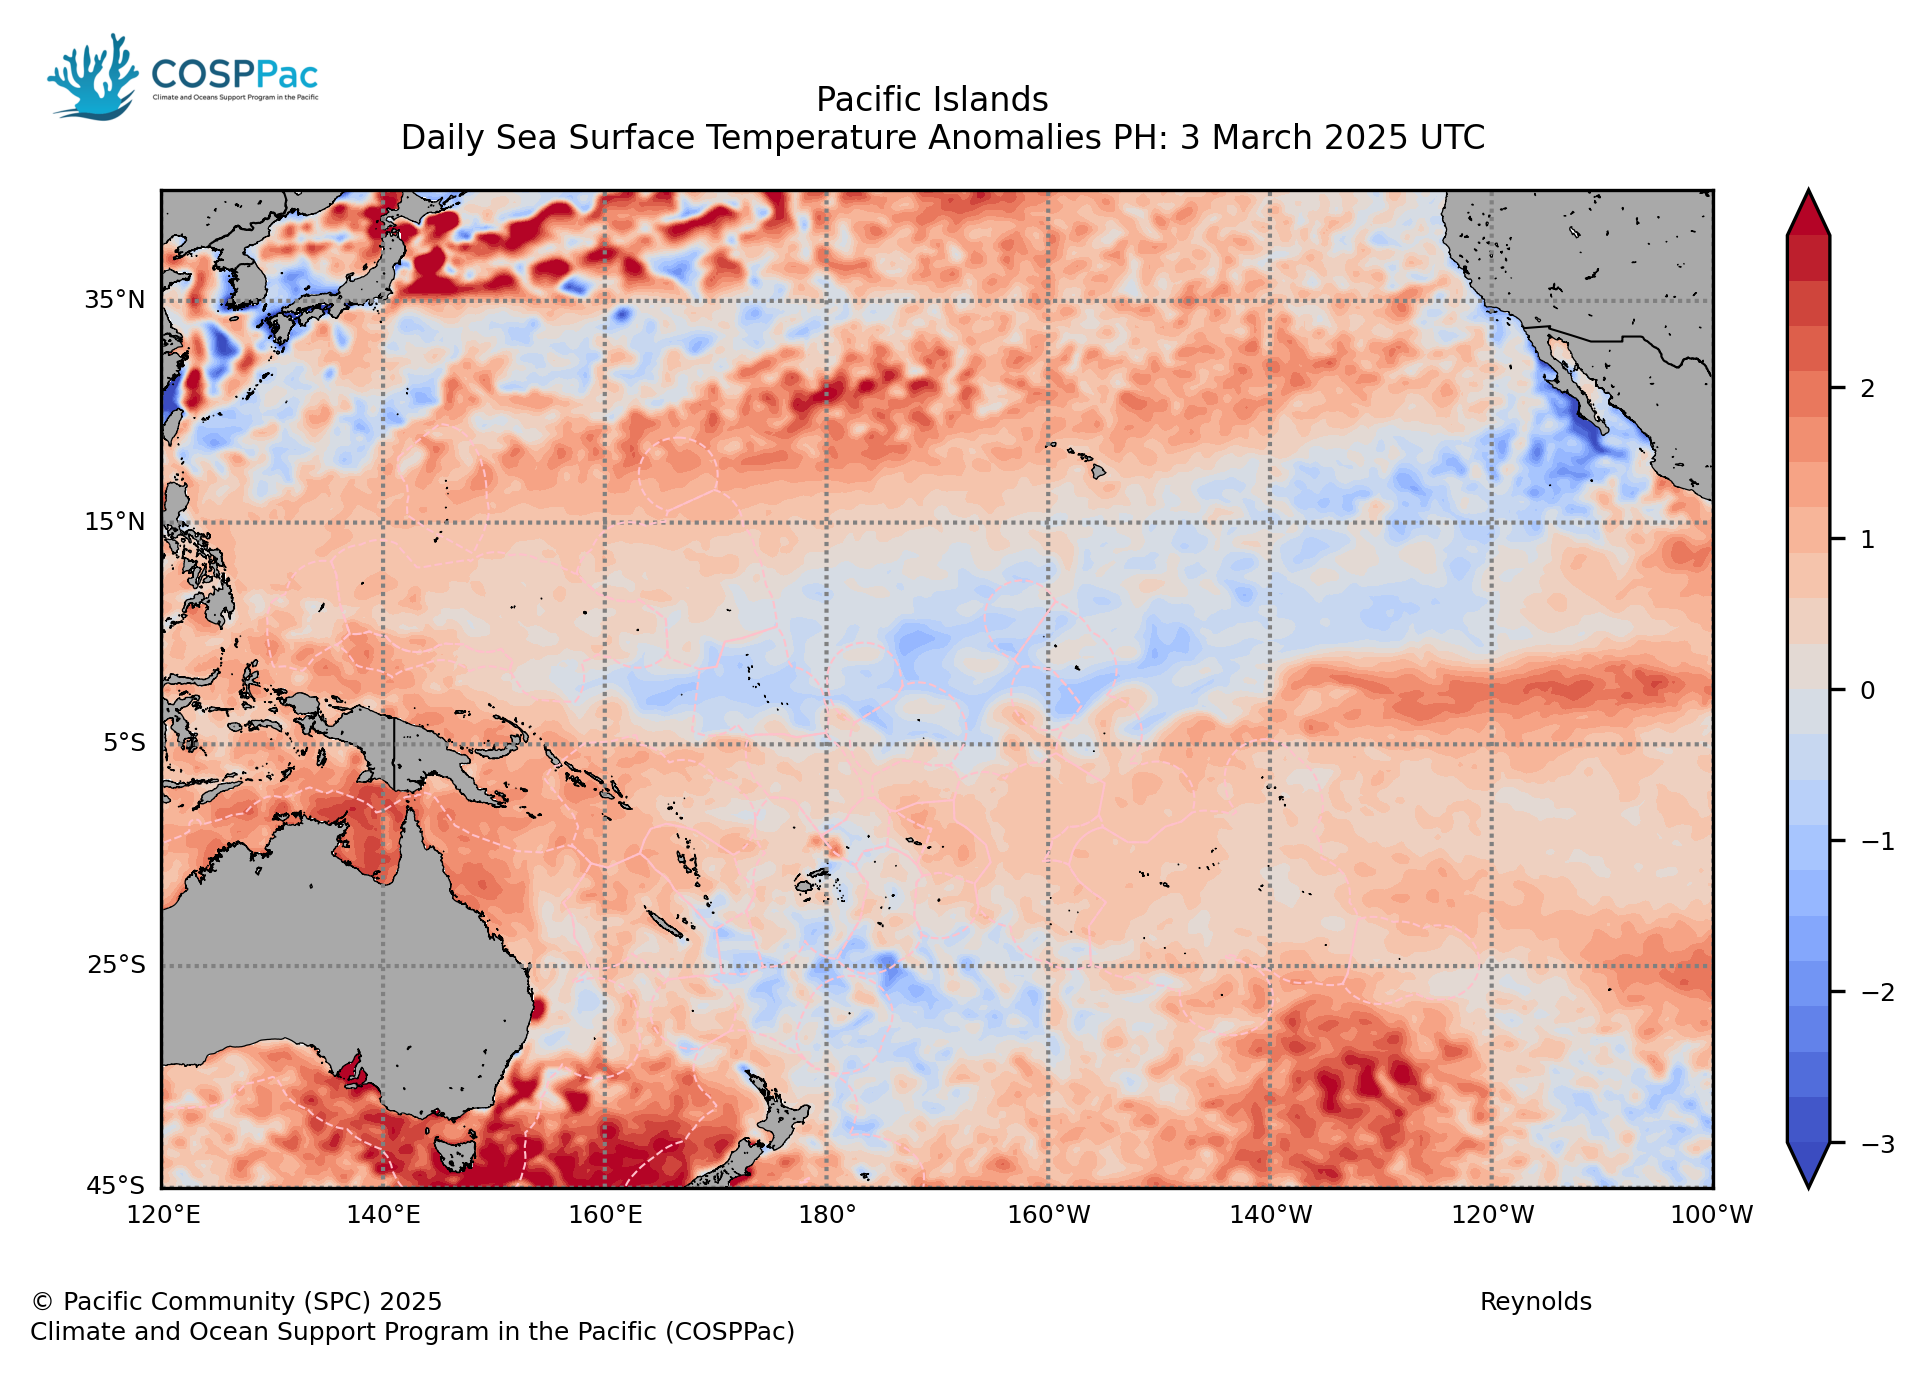

This figure's Python source:
#!/usr/bin/python3
#import cgi
import json
import requests
import numpy as np
import matplotlib.pyplot as plt
from mpl_toolkits.basemap import Basemap
from PIL import Image
from io import BytesIO
import geopandas as gpd
import sys
from datetime import datetime
from io import BytesIO
import sys, os
#import cgi, cgitb
import io
import ssl
import warnings
import xarray as xr
import certifi
"""
form = cgi.FieldStorage() 
region = form.getvalue('region')
layer_map = form.getvalue('layer_map')
units = form.getvalue('units')
outlook = form.getvalue('coral')
time = form.getvalue('time')
resolution = form.getvalue('resolution')

legend_steps = 6
coral = False
if outlook == "True":
    coral = True
"""


##INPUT PARAMS###
region = 1
time = "2025-03-03T00:00:00Z"
layer_map = 5
#time = "2024-12-22T00:00:00Z"
#layer_map = 17
legend_steps = 5
units = "null"
resolution = "h"
coral = False

##NEW 
custom = False

array_of_custom_layermap_ids = [5,20,17]
if layer_map in array_of_custom_layermap_ids:
    custom = True

##END

def add_z_if_needed(s):
    if len(s) == 0:
        return 'Z'  # or just return s if you want empty string to remain empty
    if s[-1] != 'Z':
        return s + 'Z'
    return s

time = add_z_if_needed(time)

def fetch_wms_layer_data(api_url):
    # Make a GET request to fetch the data from the API
    response = requests.get(api_url)
    
    # Check if the request was successful
    if response.status_code == 200:
        # Parse the JSON response
        data = response.json()
        
        # Extract the required values directly
        wms_url = data.get('url')
        layer_name = data.get('layer_name')
        transparent = data.get('transparent')
        styles = data.get('style')
        min_color = data.get('colormin')
        max_color = data.get('colormax')
        numcolorbands = data.get('numcolorbands')
        time_interval_start = data.get('timeIntervalStart')
        time_interval_end = data.get('timeIntervalEnd')
        period = data.get('period')
        interval_step = data.get('interval_step')
        logscale = data.get('logscale')
        get_map_names = data.get('get_map_names')
        specific_timestemps = data.get('specific_timestemps')
        interval_step = data.get('interval_step')
        
        # Return all extracted values
        return {
            'wms_url': wms_url,
            'layer_name': layer_name,
            'transparent': transparent,
            'styles': styles,
            'min_color': min_color,
            'max_color': max_color,
            'numcolorbands': numcolorbands,
            'time_interval_start': time_interval_start,
            'time_interval_end': time_interval_end,
            'period': period,
            'interval_step': interval_step,
            'logscale': logscale,
            'get_map_names':get_map_names,
            'specific_timestemps':specific_timestemps,
            'interval_step':interval_step
        }
    else:
        # If request fails, return a message
        return {'error': f"Failed to fetch data. Status code: {response.status_code}"}

region_url_prefix = "https://ocean-middleware.spc.int/middleware/api/country/"
eez_url = "https://opmgeoserver.gem.spc.int/geoserver/spc/wfs?service=WFS&version=2.0.0&request=GetFeature&typeNames=spc:pacific_eez3&srsName=EPSG:4326&outputFormat=application/json"
copyright_text = "© Pacific Community (SPC) 2025"
footer_text = "Climate and Ocean Support Program in the Pacific (COSPPac)"
layer_web_map_url = "https://ocean-middleware.spc.int/middleware/api/layer_web_map/%s/" % (layer_map)
layer_data = fetch_wms_layer_data(layer_web_map_url)
layers_arr = layer_data['layer_name'].split(",")
total_layers = len(layers_arr)
wms_url = layer_data['wms_url']
layers = layer_data['layer_name']
transparent = layer_data['transparent']
styles = layer_data['styles']
style_split = styles.split('/')
palette = style_split[1]
min_color = layer_data['min_color']
max_color = layer_data['max_color']
numcolorbands = layer_data['numcolorbands']
logscale = layer_data['logscale']
date = datetime.strptime(time, "%Y-%m-%dT%H:%M:%SZ")
date2 = date.strftime("%Y-%m-%dT%H%M%SZ")
formatted_date = date.strftime("%-d %B %Y")
formatted_date2 = date.strftime("%Y%m%d")
get_map_names = layer_data['get_map_names']

##NEW
dap_url = layer_data['wms_url']
if "wms" in dap_url:
    dap_url = dap_url.replace("wms", "dodsC")

dap_variable = layer_data['layer_name']
dap_time = time

##NEW
new_name = []
week = False
if "{week}" in get_map_names:
    spec = layer_data['specific_timestemps']
    specsplit = spec.split(',')
    specsplit = [s.replace(" ", "") for s in specsplit]
    interval = layer_data['interval_step']
    intsplot = interval.split(',')

    cleaned_text = time.replace("Z", "")
    index = specsplit.index(cleaned_text)
    new_nametmp = get_map_names.replace("{week}", "%s Week"%(intsplot[index]))
    new_name = new_nametmp.split('/')
    week = True


title_suffix = "Daily Average Sea Surface Temperature Anomaly: %s" % (formatted_date)
dataset_text = "Reynolds SST"

if get_map_names != None or get_map_names != "":
    get_map_names = layer_data['get_map_names'].split('/')
    formatted_date = date.strftime(get_map_names[1])
    if week:
        title_suffix = "%s: %s" % (new_name[0],formatted_date)
    else:
        title_suffix = "%s: %s" % (get_map_names[0],formatted_date)
    dataset_text = get_map_names[2]
##END NEW
logo_url = "./Logo_cropped.png" 


##END PARAMS###

####FUNCTIONS

def getBBox(country_id):
    # Fetch bounding box data from API
    api_url = "%s%s/" % (region_url_prefix,str(country_id))
    response = requests.get(api_url)
    west_bound, east_bound, south_bound, north_bound,country_name = "", "", "","",""

    if response.status_code == 200:
        data = response.json()
        west_bound = data['west_bound_longitude']
        east_bound = data['east_bound_longitude']
        south_bound = data['south_bound_latitude']
        north_bound = data['north_bound_latitude']
        country_name = data['long_name']
    else:
        print(f"Failed to retrieve bounding box data. Status code: {response.status_code}")
    
    return west_bound, east_bound, south_bound, north_bound, country_name

def getLegend(ax_legend, wms_url, palette, layers, min_color, max_color, steps, units, coral):
    # Custom hardcoded legend values
    def custom_legend():
        colors = ['#ADD8E6', '#FFFF00', '#FFA500', '#FF0000', '#800000']  # Green, Yellow, Orange, Red
        labels = ['No Stress', 'Watch', 'Warning', 'Alert Level 1', 'Alert Level 2']
        values = ['0.0', '1.0', '2.5', '5.0', '10.0']  # Example values for each label

        position = steps - 1
        width = 18
        height = 300

        # Create a figure for the custom legend
        for i in range(len(colors)):
            # Create an extremely slim color bar for each color (width set to 0.02)
            ax_legend.fill_between([0, 0.1], i, i + 1, color=colors[i])  # Color bar width is now 0.02

            # Add the value and label on the side of the color bar
            ax_legend.text(0.13, (i + 0.5), f'{labels[i]}', fontsize=6, color='black', va='center', ha='left')

        ax_legend.axis('off')  # Hide the axes of the legend

    # Code for fetching the legend image from WMS server
    def fetch_legend_image():
        # URL of the legend image
        legend_url = "%s?REQUEST=GetLegendGraphic&PALETTE=%s&LAYERS=%s&COLORSCALERANGE=%s,%s&COLORBARONLY=true&WIDTH=%s&HEIGHT=%s" % (
            wms_url, palette, layers, min_color, max_color, 18, 300
        )

        # Fetch the image from the URL
        response = requests.get(legend_url)
        if response.status_code == 200:
            # Load the image using PIL
            image = Image.open(BytesIO(response.content))

            # Add the legend on the right side of the map
            ax_legend.imshow(np.array(image))  # Show the legend image

            # Add labels for the steps
            steps_values = np.linspace(float(min_color), float(max_color), steps)  # Steps from min to max value
            position = steps - 1
            for i, step in enumerate(steps_values):
                ax_legend.text(1.05, (i / position), f'{step:.1f}', transform=ax_legend.transAxes, fontsize=6, color='black', va='center', ha='left')

            if units != "null":
                # Add units on the left, aligned to the bottom in vertical orientation
                ax_legend.text(1.9, 0.5, units, transform=plt.gca().transAxes, fontsize=8, color='black', va='center', ha='left', rotation=90)

            ax_legend.axis('off')  # Hide the axes of the legend
        else:
            print(f"Failed to fetch the legend image. Status code: {response.status_code}")

    # Choose the method based on the outlook flag
    if coral:
        custom_legend()  # Display the custom legend
    else:
        fetch_legend_image()  # Fetch and display the legend from the WMS server

def getEEZ(ax):
    geojson_url = eez_url
    geojson_response = requests.get(geojson_url)

    if geojson_response.status_code == 200:
        # Load GeoJSON data using geopandas
        geojson_data = geojson_response.json()
        gdf = gpd.GeoDataFrame.from_features(geojson_data['features'])

        # Ensure the GeoDataFrame is in the same CRS as the map (EPSG:4326)
        gdf = gdf.set_crs('EPSG:4326', allow_override=True)

        # Convert GeoJSON coordinates to Basemap projection coordinates
        for geom in gdf.geometry:
            if geom.is_valid:  # Check if the geometry is valid
                # For each geometry, extract the boundary (line) and convert to Basemap projection
                for geom_line in geom.geoms:  # In case the geometry is MultiPolygon or similar
                    # Convert coordinates to Basemap projection
                    x, y = m(geom_line.xy[0], geom_line.xy[1])  # Convert coordinates to Basemap projection
                    
                    # Shift the longitudes to avoid the 180° cutoff
                    x = np.array(x)  # Ensure x is a numpy array for element-wise operations
                    x = np.where(x < 0, x + 360, x)  # For longitudes < 0 (e.g., -170°), shift to +180°
                    
                    # Plot the boundary line
                    ax.plot(x, y, marker=None, color='pink', linewidth=0.5,linestyle='--')  # Plot the boundary line

    else:
        print("Failed to retrieve the GeoJSON data.")

def getMap(west_bound, east_bound, south_bound, north_bound,wms_url,layers,transparent,styles,min_color,max_color,numcolorbands,time,logscale):
    # WMS URL for Sea Surface Temperature (SST)

    # Set up the parameters for the WMS request with higher resolution
    params = {
        "service": "WMS",
        "request": "GetMap",
        "layers": layers,
        "styles": styles,
        "format": "image/png",
        "transparent": transparent,
        "version": "1.1.1",  # WMS version 1.1.1
        "colorscalerange": "%s,%s" % (min_color, max_color),
        "numcolorbands": numcolorbands,
        "time": time,  # Specific time for SST data
        "logscale": logscale,
        "width": "1024",  # Increased image width for higher resolution
        "height": "1024",  # Increased image height for higher resolution
        "srs": "EPSG:4326",  # Using EPSG:4326 projection (latitude/longitude)
        "bbox": "%s,%s,%s,%s" % (west_bound, south_bound, east_bound, north_bound)
    }
    # Make the WMS request using requests
    response = requests.get(wms_url, params=params)
    img = Image.open(BytesIO(response.content))
    return img

def cm2inch(*tupl):
    inch = 2.54
    if type(tupl[0]) == tuple:
        return tuple(i/inch for i in tupl[0])
    else:
        return tuple()

def getfromDAP(url, target_time, variable_name):
    try:
        # Open dataset with SSL verification
        with xr.open_dataset(url, engine='netcdf4') as ds:
            
            # Get available times (handle bytes if needed)
            if isinstance(ds.time.values[0], bytes):
                time_str = [t.decode('utf-8') for t in ds.time.values]
                time_dt = np.array([datetime.strptime(t, "%Y-%m-%dT%H:%M:%SZ") for t in time_str])
            else:
                time_dt = ds.time.values
                time_str = [str(t) for t in time_dt]
            
            # Find closest time
            target_dt = datetime.strptime(target_time, "%Y-%m-%dT%H:%M:%SZ")
            time_index = abs(time_dt - target_dt).argmin()
            
            # Extract variable data
            if variable_name not in ds.variables:
                available_vars = list(ds.variables.keys())
                raise ValueError(f"Variable '{variable_name}' not found. Available variables: {available_vars}")
            
            data = ds[variable_name].isel(time=time_index)
            
            # Determine coordinate names
            coord_names = {
                'lon': ['lon', 'longitude', 'x', 'X'],
                'lat': ['lat', 'latitude', 'y', 'Y']
            }
            
            # Find longitude coordinate
            lon_name = None
            for possible_name in coord_names['lon']:
                if possible_name in ds.coords:
                    lon_name = possible_name
                    break
            if lon_name is None:
                raise ValueError("Could not identify longitude coordinate variable")
            
            # Find latitude coordinate
            lat_name = None
            for possible_name in coord_names['lat']:
                if possible_name in ds.coords:
                    lat_name = possible_name
                    break
            if lat_name is None:
                raise ValueError("Could not identify latitude coordinate variable")
            
            # Get coordinates
            lon = ds[lon_name].values
            lat = ds[lat_name].values
            
            # Prepare data values
            data_values = np.ma.masked_invalid(data.values.squeeze())
            
            return lon, lat, data_values
            
    except Exception as e:
        raise RuntimeError(f"Error accessing OpenDAP data: {str(e)}")

####MAIN###
output_filename = "./maps/%s_%s_%s_%s.png" % (layers,layer_map,region,date2)

if total_layers > 1:
    layers = layer_data['layer_name'].split(',')[0]
    styles = layer_data['styles'].split(',')[0]
    style_split = styles.split('/')
    palette = style_split[1]

if os.path.exists(output_filename):
    length = os.stat(output_filename).st_size
    sys.stdout.write("Content-Type: image/png\n")
    sys.stdout.write("Content-Length: " + str(length) + "\n")
    sys.stdout.write("\n")
    sys.stdout.flush()
    sys.stdout.buffer.write(open(output_filename, "rb").read())
else:
    west_bound, east_bound, south_bound, north_bound, country_name = getBBox(region)
    bbox_offset = 1
    if region == 1:
        bbox_offset = 20
        
    figsize = cm2inch((18,13))
    fig, ax = plt.subplots(figsize=figsize, dpi=300)

    # Optionally, you can hide the main axis if necessary
    ax.axis('off')

    #Create Main Figure
    ax2 = fig.add_axes([0.09, 0.2, 0.8, 0.65])
    title = "%s \n %s" % (country_name,title_suffix)
    ax2.set_title(title, pad=10, fontsize=8)
    if custom:
        ##NEW GET MAP
        #url = "https://ocean-thredds.spc.int/thredds/dodsC/POP/model/regional/noaa/nrt/daily/sst_anomalies/latest.ncml"

        lon, lat, sst_anomaly = getfromDAP(dap_url, dap_time, dap_variable)
        # Create the plot on ax2
        cs = ax2.contourf(lon, lat, sst_anomaly, 
                        levels=np.linspace(min_color, max_color, 21),
                        cmap='coolwarm',
                        extend='both')

        # Add colorbar to ax2
        ax2_pos = ax2.get_position()
        ax_legend_width = 0.02  # Width of the legend
        ax_legend_gap = 0.001    # Gap between ax2 and ax_legend
        ax_legend = fig.add_axes([ax2_pos.x1, ax2_pos.y0, ax_legend_width, ax2_pos.height])

        # Plot colorbar in the legend axes
        cbar = plt.colorbar(cs, cax=ax_legend) 
        cbar.set_ticks(np.arange(min_color, max_color, 1))
        cbar.ax.tick_params(labelsize=6)
        #END NEW

    # Create Basemap
    m = Basemap(projection='cyl', llcrnrlat=south_bound, urcrnrlat=north_bound, 
                llcrnrlon=west_bound, urcrnrlon=east_bound, resolution=resolution, ax=ax2)

    # Draw coastlines and countries
    m.drawcoastlines(linewidth=0.3)
    m.fillcontinents(color='#A9A9A9', lake_color='white')
    m.drawcountries()

    num_longitudes = east_bound - west_bound + 1

    # Determine spacing based on the number of longitudes
    if num_longitudes < 10:
        bbox_offset = 1  # Use 1-degree spacing if there are fewer than 10 longitudes
    elif num_longitudes < 20:
        bbox_offset = 2  # Use 2-degree spacing if there are fewer than 20 longitudes
    else:
        bbox_offset = 20  # Default spacing for 20 or more longitudes

    #Axes labels
    m.drawparallels(np.arange(south_bound, north_bound+1., bbox_offset), labels=[1,0,0,0],fmt='%1.0f',fontsize=6,color='grey')  # Latitude lines
    lon_ticks = np.arange(west_bound, east_bound+1, bbox_offset)  # Create longitude ticks every 20 degrees
    m.drawmeridians(lon_ticks, labels=[0, 0, 0, 1],fmt='%1.0f',fontsize=6,color='grey')  # Labels on all sides

    

    #GETMAPP
    if not custom:
        img_array = np.array(getMap(west_bound, east_bound, south_bound, north_bound,wms_url,\
        layers,transparent,styles,min_color,max_color,numcolorbands,time,logscale))

        m.imshow(img_array, origin='upper')

        if total_layers > 1:
            img_array = np.array(getMap(west_bound, east_bound, south_bound, north_bound,wms_url,\
            layer_data['layer_name'].split(',')[1],transparent,layer_data['styles'].split(',')[1],min_color,max_color,numcolorbands,time,logscale))

            m.imshow(img_array, origin='upper')

        
    getEEZ(ax2)

    ax2_pos = ax2.get_position()

    # Create ax_legend next to ax2
    ax_legend_width = 0.02  # Width of the legend
    ax_legend_gap = 0.01  # Gap between ax2 and ax_legend
    if not custom:
        ax_legend = fig.add_axes([ax2_pos.x1 + ax_legend_gap, ax2_pos.y0, ax_legend_width, ax2_pos.height])  # Align with ax2
        getLegend(ax_legend,wms_url,palette,layers,min_color,max_color,legend_steps,units,coral)

    # Adjusting the logo position based on ax2's position
    logo = Image.open(logo_url)

    ax2.text(-0.08, ax2_pos.y0-0.17,copyright_text, transform=ax.transAxes,fontsize=6, verticalalignment='top')
    ax2.text(-0.08, ax2_pos.y0-0.195,footer_text, transform=ax.transAxes,fontsize=6, verticalalignment='top')
    ax2.text(0.80, ax2_pos.y0-0.17,dataset_text, transform=ax.transAxes,fontsize=6, verticalalignment='top')

    # Resize the logo to a larger size (e.g., 400x400)
    logo = logo.resize((440, 150))

    # Add logo to the plot relative to ax2's position
    # Define position based on ax2_pos
    ax_logo = fig.add_axes([0.07, ax2_pos.y1 - 0.001, 0.13, 0.15])  # Adjust the y-position slightly above ax2
    ax_logo.imshow(logo)
    ax_logo.axis('off')  
    plt.savefig('anuj.png', dpi=300,bbox_inches='tight', pad_inches=0.1) 
    """
    plt.savefig(output_filename, dpi=300,bbox_inches='tight', pad_inches=0.1) 
    
    length = os.stat(output_filename).st_size

    sys.stdout.write("Content-Type: image/png\n")
    sys.stdout.write("Content-Length: " + str(length) + "\n")
    sys.stdout.write("\n")
    sys.stdout.flush()
    sys.stdout.buffer.write(open(output_filename, "rb").read())
    """

    """
    print("Content-Type: text/html; charset=UTF-8")
    print("")
    print("GetMap")
    """
